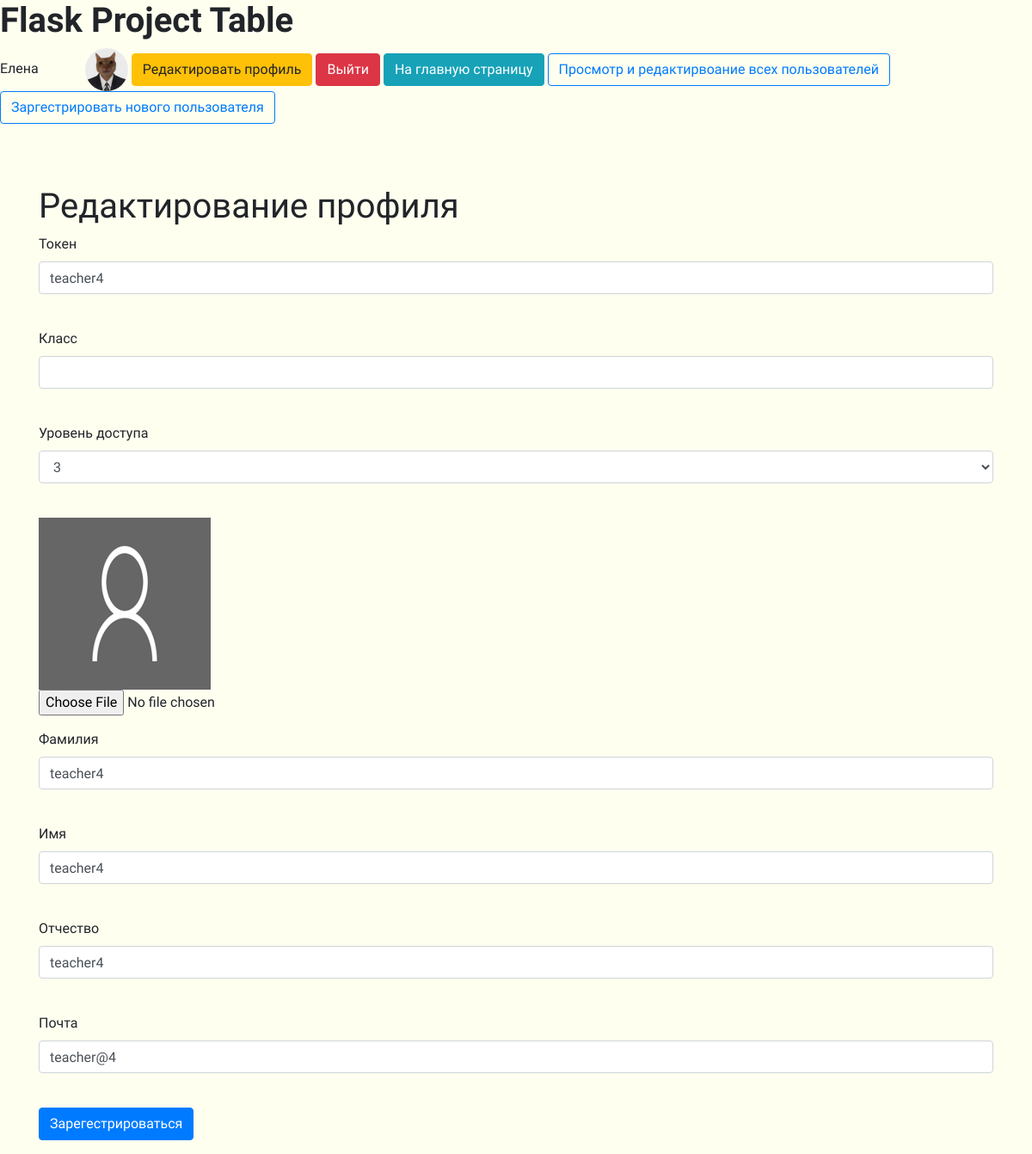
The app's page /user_edit/7 (signed in), older data.
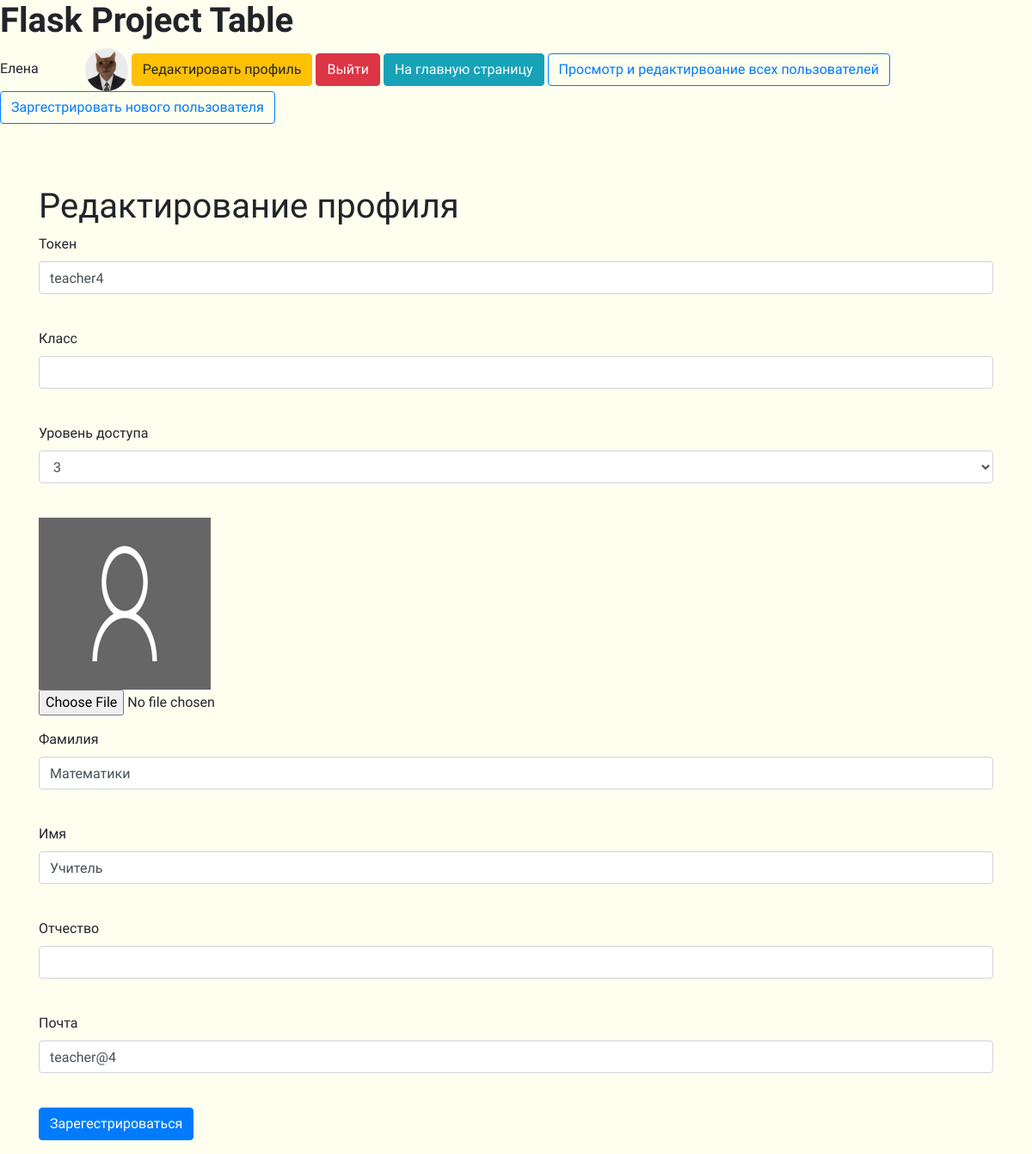
The same page, newer data.
### tables this page shows
CREATE TABLE "users"
(
	id INTEGER not null
		primary key,
	name VARCHAR,
	surname VARCHAR,
	patronymic VARCHAR,
	grade VARCHAR,
	email VARCHAR,
	hashed_password VARCHAR,
	modified_date DATETIME,
	access_level INTEGER,
	token VARCHAR
		unique,
	image VARCHAR default 'static/img/default.png'
);

### app.py (the view, shortened to what this page needs)
@app.route('/user_edit/<int:id>', methods=['GET', 'POST'])
@login_required
def user_edit(id):
    form = RegisterForm()
    level = 0
    if request.method == "GET":
        db_sess = db_session.create_session()
        if current_user.id == 1:
            user = db_sess.query(User).filter(User.id == id).first()
            form.access_level.choices = [(3, 3), (2, 2), (1, 1)]
            form.access_level.data = user.access_level
            level = 1 if user.id != 1 else 0
            form.password.validators = []
            form.password_again.validators = []
        else:
            user = db_sess.query(User).filter(User.id == current_user.id).first()
            form.access_level.choices = [user.access_level]
            level = 0
        if user:
            form.name.data = user.name
            form.surname.data = user.surname
            form.patronymic.data = user.patronymic
            form.grade.data = user.grade
            form.email.data = user.email
            form.token.data = user.token
        else:
            abort(404)
        image_path = user.image
    return render_template('register.html', title='Редактирование профиля', form=form,
                           level=level,
                           image_path=image_path)

### forms/register.py
class RegisterForm(FlaskForm):
    token = StringField('Токен', validators=[DataRequired()])
    grade = StringField('Класс')
    access_level = SelectField('Уровень доступа', choices=[(3, 3), (2, 2), (1, 1)])
    surname = StringField('Фамилия')
    name = StringField('Имя')
    patronymic = StringField('Отчество')
    email = EmailField('Почта', validators=[DataRequired()])
    password = PasswordField('Пароль', validators=[DataRequired()])
    password_again = PasswordField('Повторите пароль', validators=[DataRequired()])
    submit = SubmitField('Зарегестрироваться')

### app.py (called while the page is built)
@login_manager.user_loader
def load_user(user_id):
    db_sess = db_session.create_session()
    return db_sess.query(User).get(user_id)

### data/sqlalchemy/db_session.py (called while the page is built)
def create_session() -> Session:
    global __factory
    return __factory()

### templates/register.html (shortened to what this page needs)
{% extends "base.html" %}
{% block content %}
    <h1>{{ title }}</h1>
    <form action="" enctype=multipart/form-data method="post">
        <p>
            {{ form.token.label }}
            {% if level == 1 %}
                <br>{{ form.token(class="form-control", type="token") }}<br>
            {% else %}
                <br>{{ form.token(class="form-control", type="token", readonly="readonly") }}<br>
            {% endif %}
        <p>
            {{ form.grade.label }}
            {% if level == 1 %}
                <br>{{ form.grade(class="form-control", type="grade") }}<br>
            {% else %}
                <br>{{ form.grade(class="form-control", type="grade", readonly="readonly") }}<br>
            {% endif %}
        <p>
            {{ form.access_level.label }}<br>
            {{ form.access_level(class="form-control", type="access_level") }}<br>
        <p>
            <img src="{{ image_path }}" alt="А где">
            <input type=file class="form-control-file"
                   accept="image/png, image/jpg, image/jpeg" name=file value=Upload>
        <p>
            {{ form.surname.label }}<br>
            {{ form.surname(class="form-control", type="surname") }}<br>
        <p>
            {{ form.name.label }}<br>
            {{ form.name(class="form-control", type="name") }}<br>
        <p>
            {{ form.patronymic.label }}<br>
            {{ form.patronymic(class="form-control", type="patronymic") }}<br>
        <p>
            {{ form.email.label }}<br>
            {{ form.email(class="form-control", type="email") }}<br>
        <p>{{ form.submit(type="submit", class="btn btn-primary") }}</p>
    </form>
{% endblock %}

Row changes from the older to the newer data that the page shows:
changed users "teacher4": surname "teacher4" → "Математики"; name "teacher4" → "Учитель"; patronymic "teacher4" → (not shown)
